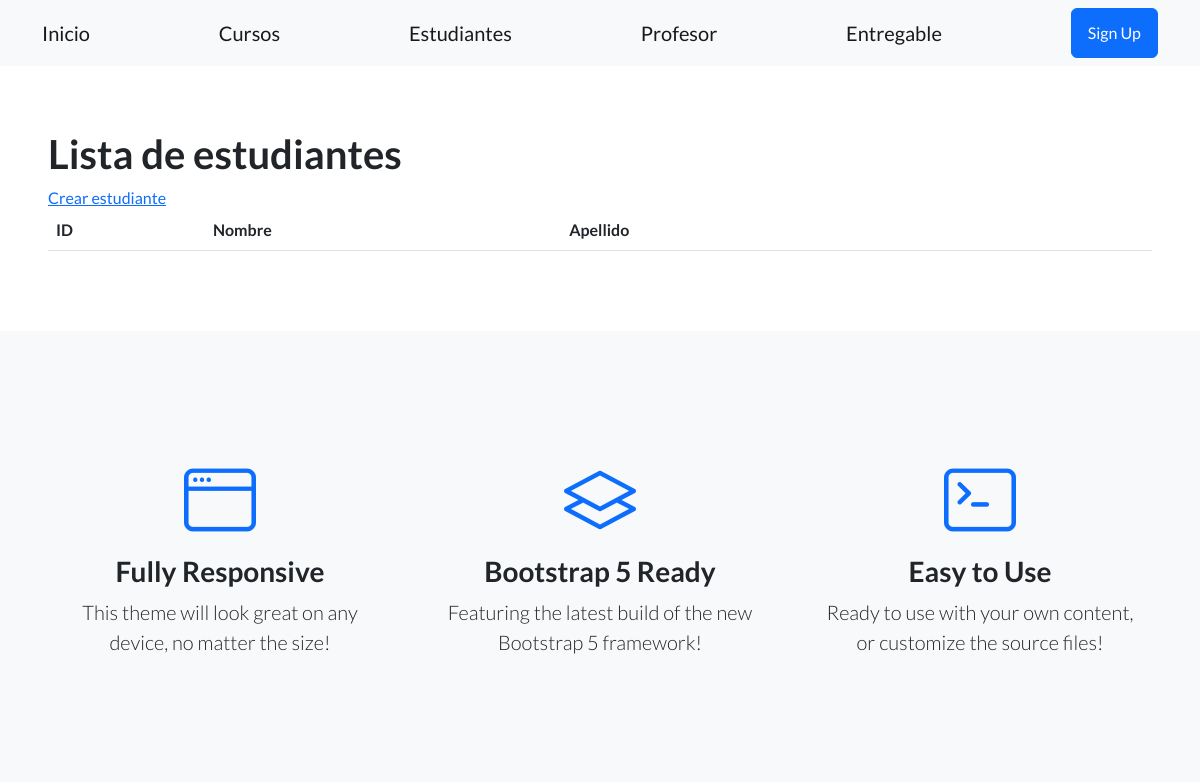
Before: /estudios/estudiantes/ (upper part) with the older database file.
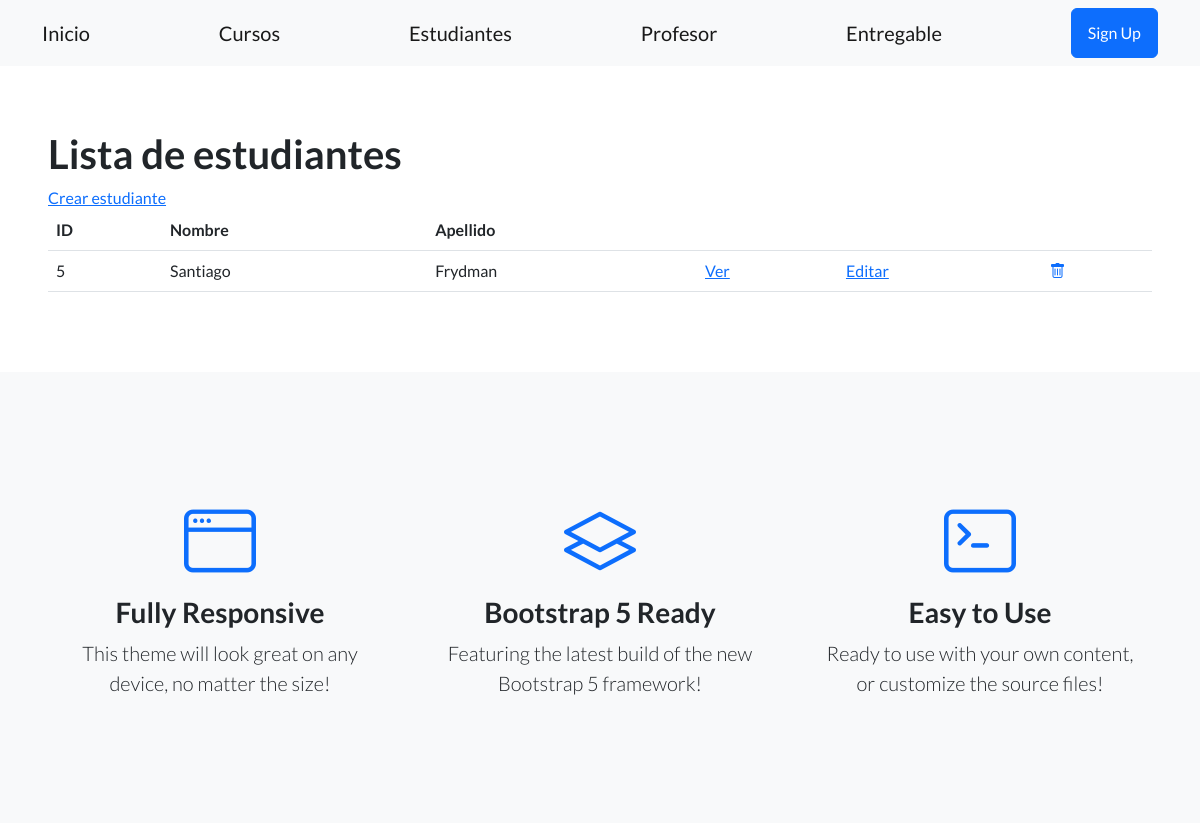
After: the same page with the newer database file.
### control_estudios/models.py (models this page shows, shortened)
class Estudiante(models.Model):
    apellido = models.CharField(max_length=256)
    nombre = models.CharField(max_length=256)
    email = models.EmailField(blank=True)
    telefono = models.CharField(max_length=20, blank=True)
    dni = models.CharField(max_length=32)
    fecha_nacimiento = models.DateField(null=True)

### control_estudios/views.py (the view)
class EstudianteListView(ListView): #Vista de lista
   model = Estudiante
   template_name = 'control_estudios/lista_estudiantes.html'

### control_estudios/templates/control_estudios/lista_estudiantes.html (shortened to what this page needs)
{% extends "base.html" %}
{% block contenido %}
<h1>Lista de estudiantes</h1>
<a href="{% url 'crear_estudiante' %}">Crear estudiante</a>
<br>
<table class="table">
  <tbody>
    <tr>
      <th>ID</th>
      <th>Nombre</th>
      <th>Apellido</th>
      <td></td>
      <td></td>
      <td></td>
    </tr>
    {% for alumno in object_list %}
    <tr>
      <td>{{ alumno.id }}</td>
      <td>{{ alumno.nombre }}</td>
      <td>{{ alumno.apellido }}</td>
      <td>
        <a href="{% url 'ver_estudiante' alumno.id %}">Ver</a>
      </td>
      <td>
        <a href="{% url 'editar_estudiante' alumno.id %}">Editar</a>
      </td>
      <td>
        <a href="{% url 'eliminar_estudiante' alumno.id %}">
          <i class="bi bi-trash"></i>
        </a>
      </td>
    </tr>
    {% endfor %}
  </tbody>
</table>
{% endblock contenido %}

Changed rows visible on the page:
added Estudiante: id "5", nombre "Santiago", apellido "Frydman"
